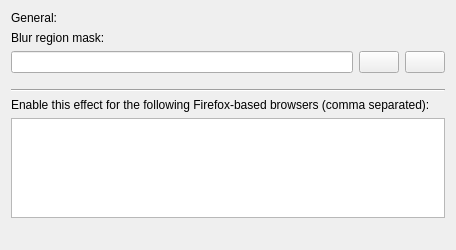
<?xml version="1.0" encoding="UTF-8"?>
<ui version="4.0">
 <class>BlurEffectConfig</class>
 <widget class="QWidget" name="BlurEffectConfig">
  <property name="geometry">
   <rect>
    <x>0</x>
    <y>0</y>
    <width>456</width>
    <height>250</height>
   </rect>
  </property>
  <property name="sizePolicy">
   <sizepolicy hsizetype="Preferred" vsizetype="Preferred">
    <horstretch>0</horstretch>
    <verstretch>0</verstretch>
   </sizepolicy>
  </property>
  <property name="minimumSize">
   <size>
    <width>444</width>
    <height>250</height>
   </size>
  </property>
  <property name="baseSize">
   <size>
    <width>444</width>
    <height>450</height>
   </size>
  </property>
  <layout class="QVBoxLayout" name="verticalLayout">
   <item>
    <widget class="QLabel" name="labelConstantBlurDescription">
     <property name="text">
      <string>General:</string>
     </property>
    </widget>
   </item>
   <item>
    <widget class="QLabel" name="labelConstantNoiseDescription">
     <property name="text">
      <string>Blur region mask:</string>
     </property>
    </widget>
   </item>
   <item>
    <layout class="QHBoxLayout" name="horizontalLayout_2">
     <item>
      <widget class="QLineEdit" name="kcfg_TextureLocation">
       <property name="readOnly">
        <bool>true</bool>
       </property>
      </widget>
     </item>
     <item>
      <widget class="QPushButton" name="browse_pushButton">
       <property name="toolTip">
        <string>Browse...</string>
       </property>
       <property name="text">
        <string/>
       </property>
       <property name="icon">
        <iconset theme="document-open"/>
       </property>
      </widget>
     </item>
     <item>
      <widget class="QPushButton" name="clear_pushButton">
       <property name="toolTip">
        <string>Clear</string>
       </property>
       <property name="text">
        <string/>
       </property>
       <property name="icon">
        <iconset theme="edit-delete"/>
       </property>
      </widget>
     </item>
    </layout>
   </item>
   <item>
    <spacer name="verticalSpacer_2">
     <property name="orientation">
      <enum>Qt::Orientation::Vertical</enum>
     </property>
     <property name="sizeType">
      <enum>QSizePolicy::Policy::Fixed</enum>
     </property>
     <property name="sizeHint" stdset="0">
      <size>
       <width>10</width>
       <height>10</height>
      </size>
     </property>
    </spacer>
   </item>
   <item>
    <widget class="Line" name="line">
     <property name="orientation">
      <enum>Qt::Orientation::Horizontal</enum>
     </property>
    </widget>
   </item>
   <item>
    <widget class="QLabel" name="label">
     <property name="whatsThis">
      <string/>
     </property>
     <property name="text">
      <string>Enable this effect for the following Firefox-based browsers (comma separated):</string>
     </property>
    </widget>
   </item>
   <item>
    <widget class="QPlainTextEdit" name="kcfg_IncludedWindows">
     <property name="sizePolicy">
      <sizepolicy hsizetype="Expanding" vsizetype="Fixed">
       <horstretch>0</horstretch>
       <verstretch>0</verstretch>
      </sizepolicy>
     </property>
     <property name="maximumSize">
      <size>
       <width>16777215</width>
       <height>100</height>
      </size>
     </property>
     <property name="baseSize">
      <size>
       <width>0</width>
       <height>100</height>
      </size>
     </property>
     <property name="placeholderText">
      <string/>
     </property>
    </widget>
   </item>
   <item>
    <spacer name="verticalSpacer">
     <property name="orientation">
      <enum>Qt::Orientation::Vertical</enum>
     </property>
     <property name="sizeHint" stdset="0">
      <size>
       <width>0</width>
       <height>0</height>
      </size>
     </property>
    </spacer>
   </item>
  </layout>
 </widget>
 <resources/>
 <connections/>
</ui>
